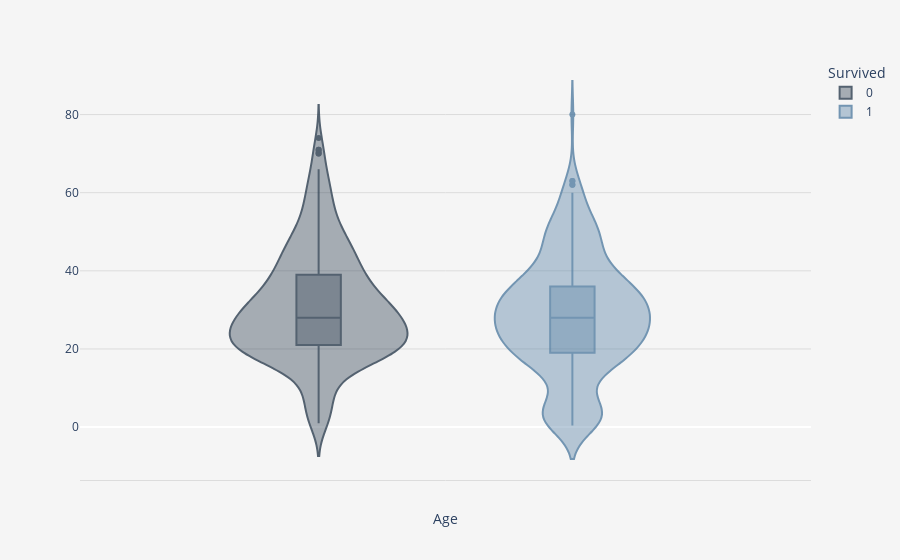
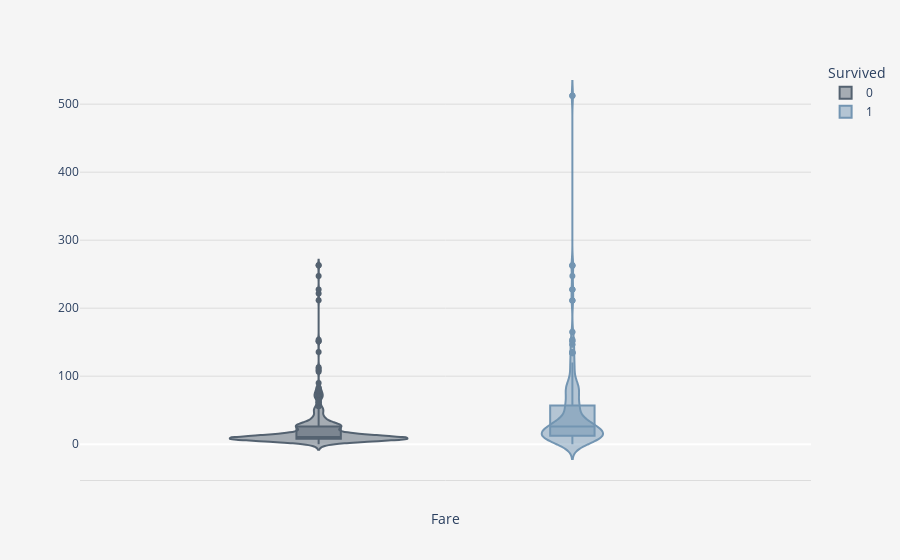

Here is the notebook cell these charts were saved with, in order:
### Code cell
for i in data_cleared_plots['violin_mix']: 
    i.show()

### Figure 1 — Plotly figure (JSON) as saved in the notebook; plotly's stock layout.template omitted (floating-point values rounded to 4 significant figures; data arrays with more than 128 entries replaced by an {"elided": "..."} marker saying what was removed)
{"data": [{"alignmentgroup": "True", "box": {"visible": true}, "hovertemplate": "Survived=0<br>Age=%{y}<extra></extra>", "legendgroup": "0", "marker": {"color": "#2C3E50"}, "name": "0", "offsetgroup": "0", "opacity": 0.8, "orientation": "v", "points": "outliers", "scalegroup": "True", "showlegend": true, "type": "violin", "x0": " ", "xaxis": "x", "y": {"elided": "549 float values"}, "y0": " ", "yaxis": "y"}, {"alignmentgroup": "True", "box": {"visible": true}, "hovertemplate": "Survived=1<br>Age=%{y}<extra></extra>", "legendgroup": "1", "marker": {"color": "#537EA2"}, "name": "1", "offsetgroup": "1", "opacity": 0.8, "orientation": "v", "points": "outliers", "scalegroup": "True", "showlegend": true, "type": "violin", "x0": " ", "xaxis": "x", "y": {"elided": "342 float values"}, "y0": " ", "yaxis": "y"}], "layout": {"legend": {"title": {"text": "Survived"}, "tracegroupgap": 0}, "margin": {"t": 60}, "paper_bgcolor": "#F5F5F5", "plot_bgcolor": "#F5F5F5", "showlegend": true, "violinmode": "group", "xaxis": {"anchor": "y", "domain": [0, 1], "linecolor": "#DCDCDC", "title": {"text": "Age"}}, "yaxis": {"anchor": "x", "domain": [0, 1], "gridcolor": "#DCDCDC", "title": {"text": ""}}}}

### Figure 2 — Plotly figure (JSON) as saved in the notebook; plotly's stock layout.template omitted (floating-point values rounded to 4 significant figures; data arrays with more than 128 entries replaced by an {"elided": "..."} marker saying what was removed)
{"data": [{"alignmentgroup": "True", "box": {"visible": true}, "hovertemplate": "Survived=0<br>Fare=%{y}<extra></extra>", "legendgroup": "0", "marker": {"color": "#2C3E50"}, "name": "0", "offsetgroup": "0", "opacity": 0.8, "orientation": "v", "points": "outliers", "scalegroup": "True", "showlegend": true, "type": "violin", "x0": " ", "xaxis": "x", "y": {"elided": "549 float values"}, "y0": " ", "yaxis": "y"}, {"alignmentgroup": "True", "box": {"visible": true}, "hovertemplate": "Survived=1<br>Fare=%{y}<extra></extra>", "legendgroup": "1", "marker": {"color": "#537EA2"}, "name": "1", "offsetgroup": "1", "opacity": 0.8, "orientation": "v", "points": "outliers", "scalegroup": "True", "showlegend": true, "type": "violin", "x0": " ", "xaxis": "x", "y": {"elided": "342 float values"}, "y0": " ", "yaxis": "y"}], "layout": {"legend": {"title": {"text": "Survived"}, "tracegroupgap": 0}, "margin": {"t": 60}, "paper_bgcolor": "#F5F5F5", "plot_bgcolor": "#F5F5F5", "showlegend": true, "violinmode": "group", "xaxis": {"anchor": "y", "domain": [0, 1], "linecolor": "#DCDCDC", "title": {"text": "Fare"}}, "yaxis": {"anchor": "x", "domain": [0, 1], "gridcolor": "#DCDCDC", "title": {"text": ""}}}}
